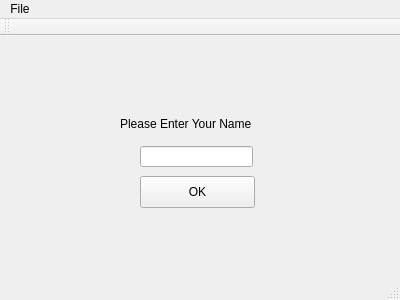
<?xml version="1.0" encoding="UTF-8"?>
<ui version="4.0">
 <class>MainWindow</class>
 <widget class="QMainWindow" name="MainWindow">
  <property name="geometry">
   <rect>
    <x>0</x>
    <y>0</y>
    <width>400</width>
    <height>300</height>
   </rect>
  </property>
  <property name="windowTitle">
   <string>MainWindow</string>
  </property>
  <widget class="QWidget" name="centralWidget">
   <widget class="QPushButton" name="pushButton">
    <property name="geometry">
     <rect>
      <x>140</x>
      <y>140</y>
      <width>115</width>
      <height>32</height>
     </rect>
    </property>
    <property name="text">
     <string>OK</string>
    </property>
   </widget>
   <widget class="QLabel" name="label">
    <property name="geometry">
     <rect>
      <x>120</x>
      <y>80</y>
      <width>149</width>
      <height>16</height>
     </rect>
    </property>
    <property name="text">
     <string>Please Enter Your Name</string>
    </property>
   </widget>
   <widget class="QLineEdit" name="lineEdit">
    <property name="geometry">
     <rect>
      <x>140</x>
      <y>110</y>
      <width>113</width>
      <height>21</height>
     </rect>
    </property>
   </widget>
  </widget>
  <widget class="QMenuBar" name="menuBar">
   <property name="geometry">
    <rect>
     <x>0</x>
     <y>0</y>
     <width>400</width>
     <height>22</height>
    </rect>
   </property>
   <widget class="QMenu" name="menuFile">
    <property name="title">
     <string>File</string>
    </property>
    <addaction name="actionExit"/>
   </widget>
   <addaction name="menuFile"/>
  </widget>
  <widget class="QToolBar" name="mainToolBar">
   <attribute name="toolBarArea">
    <enum>TopToolBarArea</enum>
   </attribute>
   <attribute name="toolBarBreak">
    <bool>false</bool>
   </attribute>
  </widget>
  <widget class="QStatusBar" name="statusBar"/>
  <action name="actionExit">
   <property name="text">
    <string>Exit</string>
   </property>
  </action>
 </widget>
 <layoutdefault spacing="6" margin="11"/>
 <resources/>
 <connections>
  <connection>
   <sender>actionExit</sender>
   <signal>triggered()</signal>
   <receiver>MainWindow</receiver>
   <slot>close()</slot>
   <hints>
    <hint type="sourcelabel">
     <x>-1</x>
     <y>-1</y>
    </hint>
    <hint type="destinationlabel">
     <x>199</x>
     <y>149</y>
    </hint>
   </hints>
  </connection>
 </connections>
</ui>
